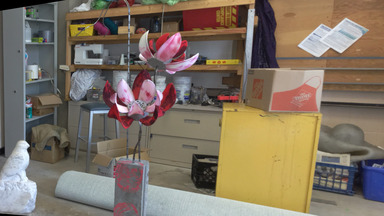
#> input picture im2.jpg, 384 x 216 px
$ python main12.py
#> lines starting #> are read from the running program, lines starting #| are printed output that depends on the picture; after the words box and inside, x2 and y2 are one past the last pixel; in counts of white or black regions, pixels touching at a corner belong together
import cv2
import numpy as np
import os
import matplotlib.pyplot as plt

# Créer le répertoire de sortie s'il n'existe pas
output_dir = 'output_inverted_images'
os.makedirs(output_dir, exist_ok=True)

# Charger les images en couleur (inversées)
img1 = cv2.imread('im2.jpg')  # Image gauche
#> img1 is the input picture: shape (216, 384, 3); mean B, G, R 99.5, 115, 127.8
img2 = cv2.imread('im1.jpeg')  # Image droite
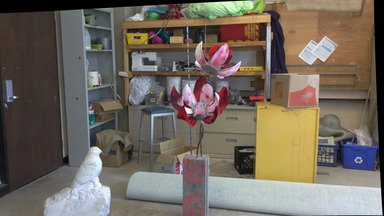
#> input picture im1.jpeg, 384 x 216 px
#> img2 is the input picture: shape (216, 384, 3); mean B, G, R 94.7, 104.8, 113.5

# Convertir les images en niveaux de gris
gray1 = cv2.cvtColor(img1, cv2.COLOR_BGR2GRAY)
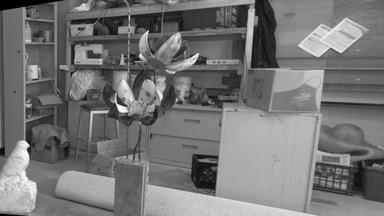
#> gray1: shape (216, 384); min 0, max 255, mean 117.1
gray2 = cv2.cvtColor(img2, cv2.COLOR_BGR2GRAY)
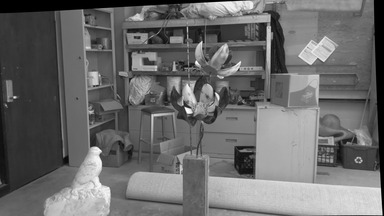
#> gray2: shape (216, 384); min 0, max 255, mean 106.3

# Initialiser le détecteur de points clés
sift = cv2.SIFT_create()

# Détecter les points clés et calculer les descripteurs
keypoints1, descriptors1 = sift.detectAndCompute(gray1, None)
#> keypoints1 = 576 keypoints; strongest (x, y, size): (121, 109, 5), (140, 56, 2.5), (203, 176, 22.3), (24, 144, 5.8)
keypoints2, descriptors2 = sift.detectAndCompute(gray2, None)
#> keypoints2 = 537 keypoints; strongest (x, y, size): (188, 111, 3.8), (196, 63, 2.3), (244, 164, 18.2), (96, 150, 5.6)

# Matcher les descripteurs avec FLANN
FLANN_INDEX_KDTREE = 1
index_params = dict(algorithm=FLANN_INDEX_KDTREE, trees=5)
search_params = dict(checks=50)  # or pass empty dictionary

flann = cv2.FlannBasedMatcher(index_params, search_params)
matches = flann.knnMatch(descriptors1, descriptors2, k=2)
#> matches = 576 matches

# Filtrer les correspondances en utilisant la géométrie épipolaire pour traiter les changements de perspective
good_matches = []
for m, n in matches:
    if m.distance < 0.75 * n.distance:
        pt1 = keypoints1[m.queryIdx].pt
        pt2 = keypoints2[m.trainIdx].pt
        if np.abs(pt1[1] - pt2[1]) < 10:  # Filtrer les correspondances sur la même ligne verticale
            good_matches.append(m)
#> this loop made 576 passes
#> (pt1, pt2) on passes 5, 6, 9, 12, 16, 17, 21, 22, 24, 25, 26, 27: ((5.48, 184.2), (79.07, 192.6)), ((8.06, 175.8), (81.2, 183.9)), ((13.53, 145.6), (84.76, 153.4)), ((17.37, 179.2), (91.19, 185.9)), ((21.03, 179.5), (94.86, 185.9)), ((23.15, 173.7), (98.76, 184.4)), ((24.52, 53.13), (85.45, 59.98)), ((24.52, 53.13), (85.45, 59.98)), ((24.8, 61.27), (85.92, 67.01)), ((24.8, 61.27), (85.92, 67.01)), ((24.95, 120.8), (88.72, 127.5)), ((24.95, 120.8), (88.72, 127.5))
#> pt1 on pass 127: (77.43, 42.33)
#> after the loop, good_matches = 156 matches

# Dessiner les correspondances
img_matches = cv2.drawMatches(img1, keypoints1, img2, keypoints2, good_matches, None, flags=cv2.DrawMatchesFlags_NOT_DRAW_SINGLE_POINTS)
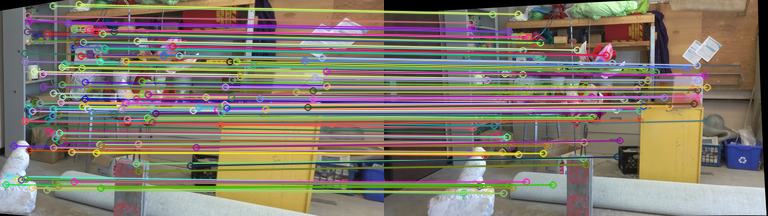
#> img_matches: shape (216, 768, 3); mean B, G, R 108.5, 121.5, 129.8

# Ajouter un titre à l'image
title = 'Correspondances avec images inversées'
cv2.putText(img_matches, title, (10, 30), cv2.FONT_HERSHEY_SIMPLEX, 1, (255, 255, 255), 2, cv2.LINE_AA)
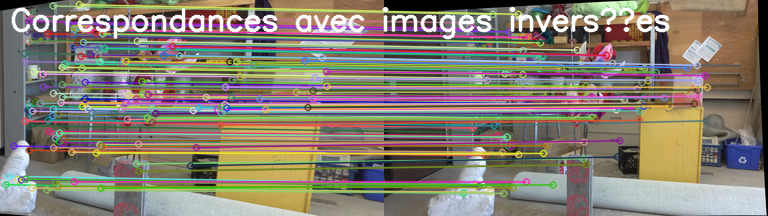
#> img_matches: shape (216, 768, 3); 4.38% of pixels changed, all inside (x1, y1, x2, y2) = (11, 7, 670, 40)

# Enregistrer et afficher l'image avec les correspondances
output_path_matches = os.path.join(output_dir, 'matches_inverted_images.png')
cv2.imwrite(output_path_matches, img_matches)
print(f"Image avec correspondances enregistrée dans {output_path_matches}")

# Affichage avec le titre approprié
plt.imshow(cv2.cvtColor(img_matches, cv2.COLOR_BGR2RGB))
plt.title(title)
plt.axis('off')
plt.show()

# Calculer les informations 3D
# Note: Cette partie nécessite une triangulation et une reconstruction 3D à partir des correspondances,
# ce qui n'est pas implémenté dans ce code d'exemple.
